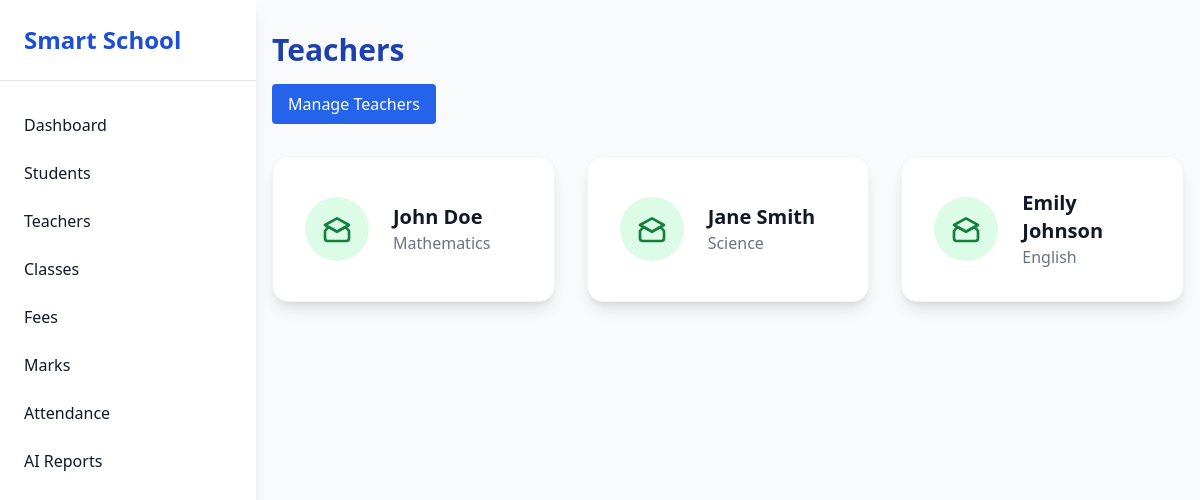
Screenshot of /teachers/ with the database file from the repository.
### teachers/models.py (models this page shows, shortened)
class Teacher(models.Model):
    first_name = models.CharField(max_length=100)
    last_name = models.CharField(max_length=100)
    subject = models.CharField(max_length=100)

### teachers/views.py (the view)
# urls.py: path('teachers/', teachers_views.teachers, name='teachers'),
def teachers(request):
    teachers_list = Teacher.objects.all()
    return render(request, 'teachers.html', {'teachers': teachers_list})

### templates/teachers.html (shortened to what this page needs)
{% extends 'base.html' %}
{% block content %}
<div class="container mx-auto px-4 py-8">
    <h1 class="text-3xl font-extrabold text-blue-800 mb-4">Teachers</h1>
    <a href="{% url 'admin:teachers_teacher_changelist' %}" class="inline-block bg-blue-600 text-white px-4 py-2 rounded hover:bg-blue-700 mb-8">Manage Teachers</a>
    <div class="grid grid-cols-1 sm:grid-cols-2 lg:grid-cols-3 gap-8">
        {% for teacher in teachers %}
            <div class="group bg-white rounded-2xl shadow-lg p-8 flex items-center transition transform hover:-translate-y-1 hover:shadow-2xl border border-gray-100">
                <div class="bg-green-100 text-green-700 rounded-full p-4 mr-6 group-hover:bg-green-600 group-hover:text-white transition">
                </div>
                <div>
                    <div class="text-xl font-semibold">{{ teacher.first_name }} {{ teacher.last_name }}</div>
                    <div class="text-gray-500">{{ teacher.subject }}</div>
                </div>
            </div>
        {% empty %}
            <p>No teachers found.</p>
        {% endfor %}
    </div>
</div>
{% endblock %}

### rows the page displays
Teacher: first_name "John", last_name "Doe", subject "Mathematics"
Teacher: first_name "Jane", last_name "Smith", subject "Science"
Teacher: first_name "Emily", last_name "Johnson", subject "English"
